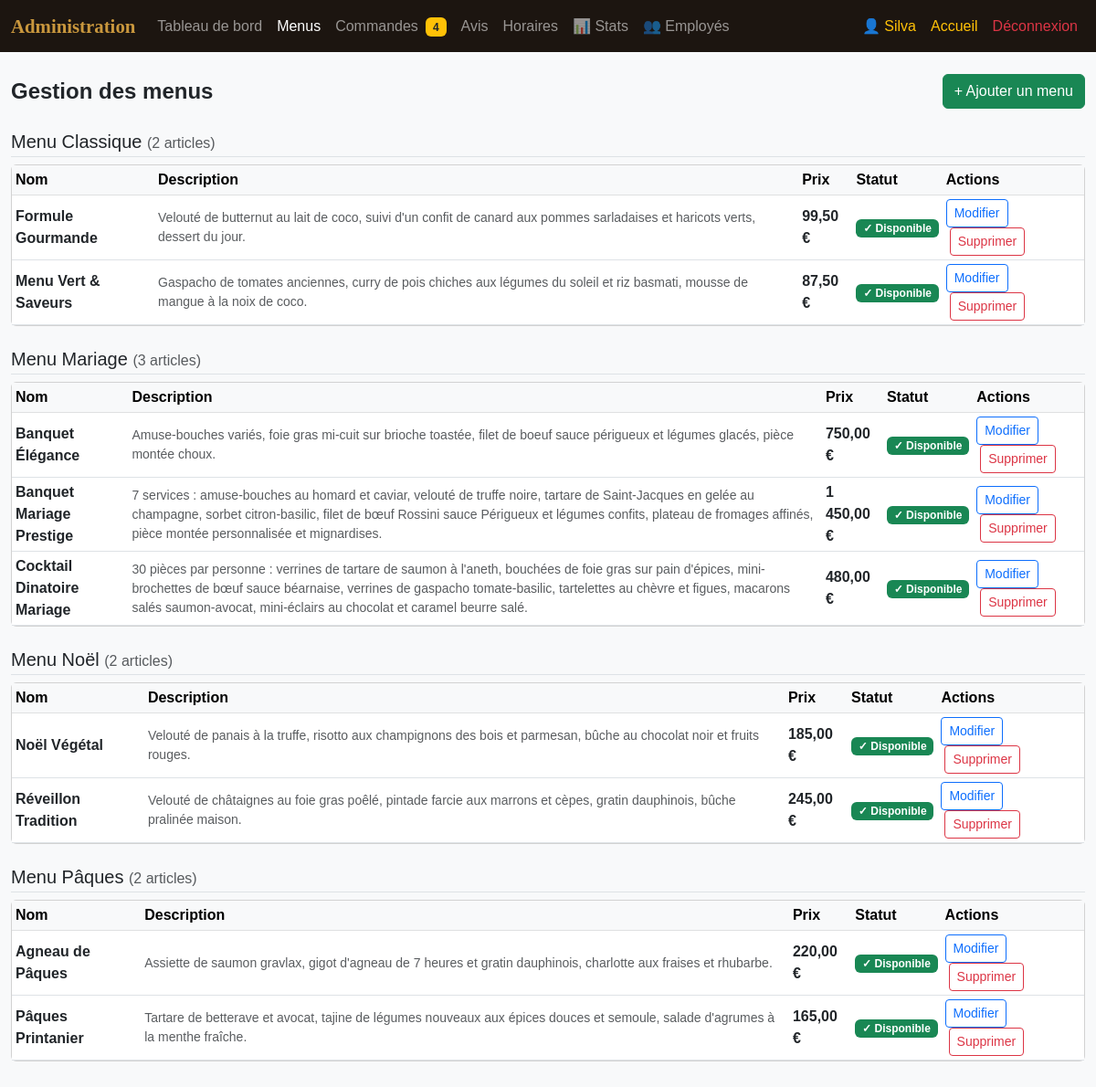
Page /admin/menus.php (signed in) on the earlier database version.
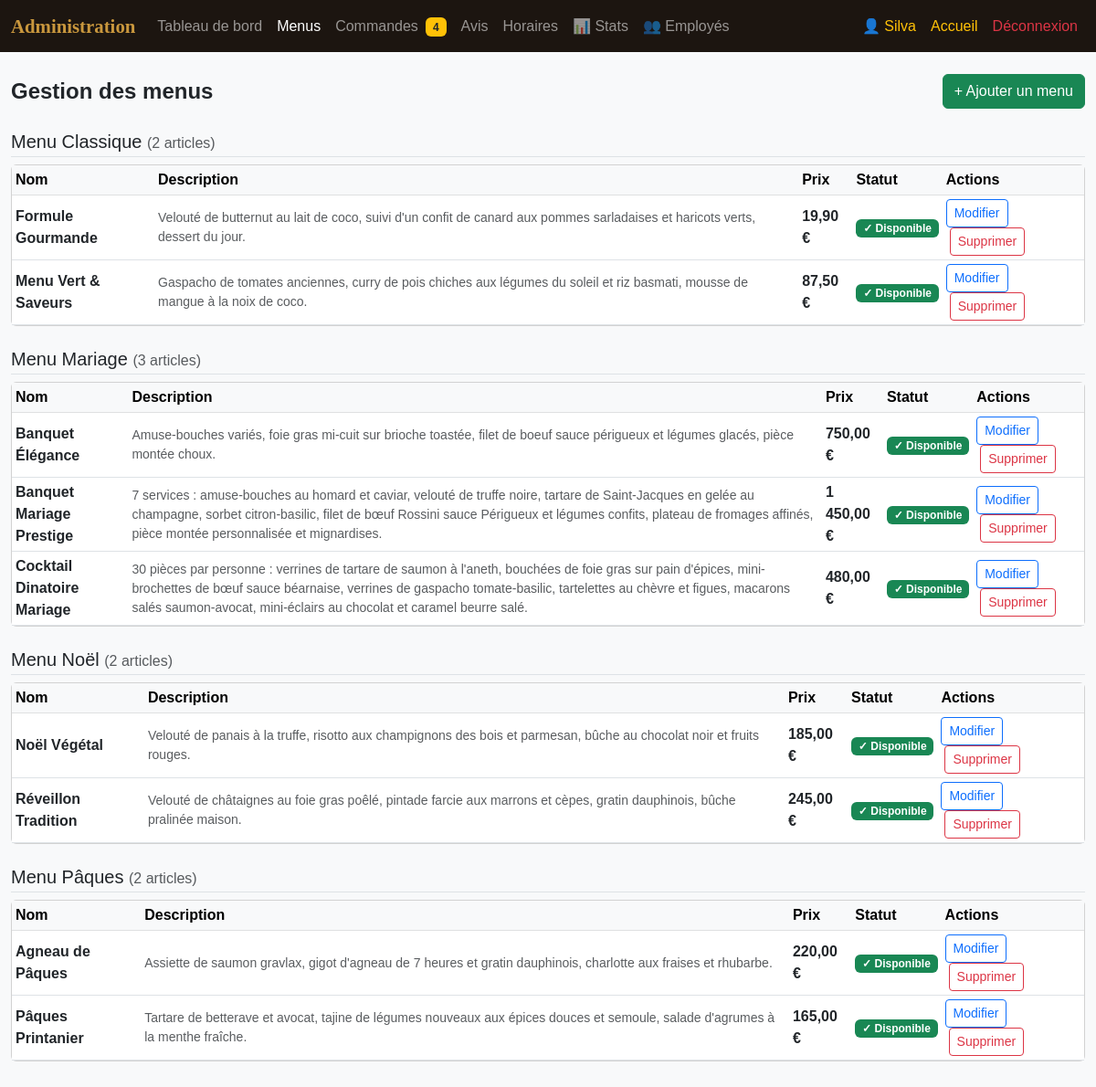
Same page on the later database version.
### tables this page shows
CREATE TABLE `menus` (
  `id` int(11) NOT NULL,
  `nom` varchar(200) NOT NULL,
  `description` text DEFAULT NULL,
  `prix` decimal(10,2) NOT NULL,
  `categorie` varchar(100) NOT NULL,
  `disponible` tinyint(1) DEFAULT 1,
  `image_url` text DEFAULT '',
  `allergenes` text DEFAULT '',
  `regime` varchar(200) DEFAULT '',
  `personnes_min` int(11) DEFAULT 1,
  `created_at` datetime DEFAULT current_timestamp()
);

### admin/menus.php (the view, shortened to what this page needs)
<?php
include __DIR__ . '/../includes/db.php';
$edit = null;
$menus = $pdo->query("SELECT * FROM menus ORDER BY categorie,nom")->fetchAll();
$by_cat = [];
foreach ($menus as $m) {
    $by_cat[$m['categorie']][] = $m;
}
?>
<!DOCTYPE html>
<html lang="fr">
<head>
<link rel="stylesheet" href="https://cdn.jsdelivr.net/npm/bootstrap@5.3.0/dist/css/bootstrap.min.css">
<link rel="stylesheet" href="../css/global.css">
<link rel="stylesheet" href="../css/espace.css">
</head>
<body class="bg-light">
    <?php include __DIR__ . '/../includes/partials/admin_nav.php'; ?>
    <div class="container-fluid py-4">
        <div class="d-flex justify-content-between align-items-center mb-3">
            <h4 class="fw-bold mb-0">Gestion des menus</h4>
            <button class="btn btn-success" data-bs-toggle="collapse" data-bs-target="#formMenu">
                <?= $edit ? 'Modification en cours' : '+ Ajouter un menu' ?>
            </button>
        </div>
        <?php foreach ($by_cat as $cat => $items): ?>
        <h5 class="mt-4 mb-2 border-bottom pb-1"><?= htmlspecialchars($cat) ?> <small class="text-muted fw-normal fs-6">(<?= count($items) ?> article<?= count($items)>1?'s':'' ?>)</small></h5>
        <div class="card mb-3">
            <div class="card-body p-0">
                <table class="table table-hover table-sm align-middle mb-0">
                    <thead class="table-light">
                        <tr>
                            <th>Nom</th>
                            <th>Description</th>
                            <th>Prix</th>
                            <th>Statut</th>
                            <th>Actions</th>
                        </tr>
                    </thead>
                    <tbody>
                        <?php foreach ($items as $m): ?>
                        <tr>
                            <td class="fw-semibold"><?= htmlspecialchars($m['nom']) ?></td>
                            <td class="text-muted small"><?= htmlspecialchars($m['description']) ?></td>
                            <td class="fw-bold"><?= number_format($m['prix'],2,',',' ') ?> €</td>
                            <td>
                                <a href="?toggle=<?= $m['id'] ?>" class="badge <?= $m['disponible']?'bg-success':'bg-secondary' ?> text-decoration-none">
                                    <?= $m['disponible']?'✓ Disponible':'✗ Indisponible' ?>
                                </a>
                            </td>
                            <td>
                                <a href="?edit=<?= $m['id'] ?>" class="btn btn-sm btn-outline-primary">Modifier</a>
                                <a href="?delete=<?= $m['id'] ?>" class="btn btn-sm btn-outline-danger ms-1" onclick="return confirm('Supprimer ce menu ?')">Supprimer</a>
                            </td>
                        </tr>
                        <?php endforeach; ?>
                    </tbody>
                </table>
            </div>
        </div>
        <?php endforeach; ?>
    </div>
</body>
</html>

Differences in the rows shown:
changed menus "Formule Gourmande": prix "99,50" → "19,90"
